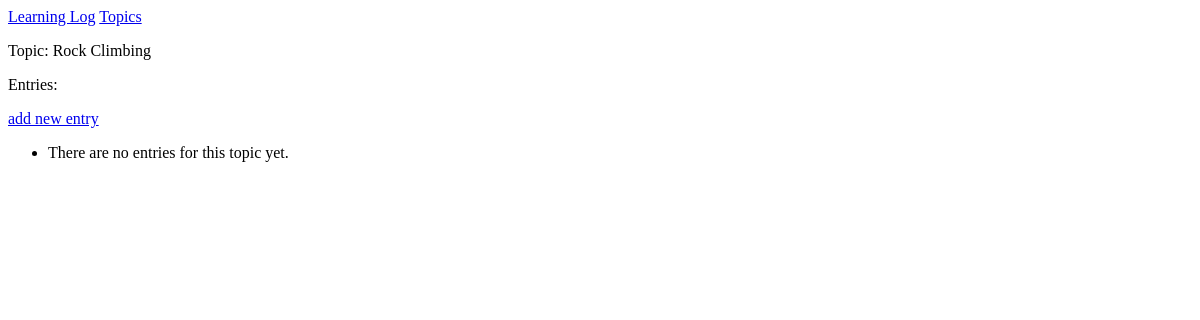
Page /learning_logs/topics/2/ on the earlier database version.
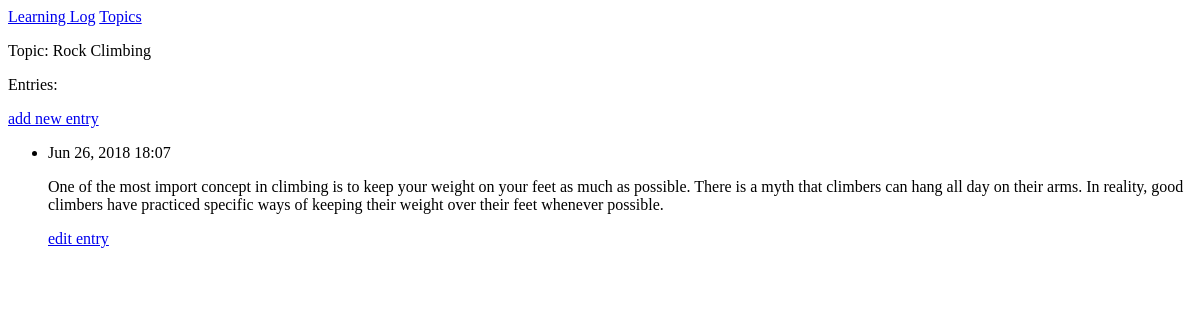
Same page on the later database version.
### learning_logs/models.py (models this page shows, shortened)
class Entry(models.Model) :
  topic = models.ForeignKey(Topic, on_delete = models.CASCADE)
  text = models.TextField()
  date_added = models.DateTimeField(auto_now_add = True)
  class Meta :
    verbose_name_plural = "entries"

### learning_logs/views.py (the view)
# urls.py: path('topics/<int:topic_id>/', views.topic, name = "topic"),
def topic(request, topic_id) :
  topic = Topic.objects.get(id = topic_id)
  entries = topic.entry_set.order_by('-date_added')
  context = {'topic': topic, 'entries': entries}
  return render(request, 'learning_logs/topic.html', context)

### learning_logs/models.py (called while the page is built)
  def __str__(self) :
    return self.text

### learning_logs/templates/learning_logs/topic.html
{% extends 'learning_logs/base.html' %}
{% block content %}
<p> Topic: {{ topic }} </p>
<p> Entries: </p>
<p>
<a href = "{% url "learning_logs:new_entry" topic.id %}" >add new entry</a>
</p>
<ul>
  {% for entry in entries %}
  <li>
    <p> {{ entry.date_added|date:'M d, Y H:i' }}</p>
    <p> {{ entry.text|linebreaks }} </p>
    <p>
    <a href = "{% url 'learning_logs:edit_entry' entry.id %}">edit entry</a>
    </p>
  </li>
  {% empty %}
  <li>
    There are no entries for this topic yet.
  </li>
  {% endfor %}
</ul>
{% endblock content %}

Differences in the rows shown:
added Entry: date_added "Jun 26, 2018 18:07", text "One of the most import concept in climbing is to keep your weight on your feet as much as possible. There is a myth that climbers can hang all day on their arms. In reality, good climbers have practiced specific ways of keeping their weight over their feet whenever possible."
Other differences:
text no longer shown: "There are no entries for this topic yet."
